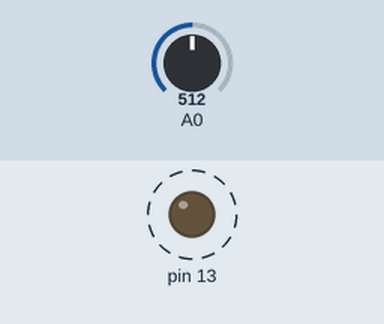
Recording of a sketch running on a simulated Arduino Uno, built with avr-gcc and run on an emulated ATmega328P. Shown: output pins drawn as LEDs (lit = HIGH). Dashed ring = blinking. The inputs (shaded band) are chosen by the test bench; at power-on: A0 = 512. What the sketch prints to the serial monitor is not drawn.

Above: at 0.1 s.
Timing chart, 0 to 3.0 s (numbered marks = the images above):
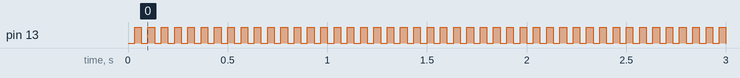

Measured:
- by itself, pin 13: alternates HIGH for 0.03 s and LOW for 0.03 s

The sketch:

emeter.ino
```cpp
#include <TimerOne.h>

volatile bool v_bSignal = false;
volatile long v_nTotal = 0;
volatile long v_nTicks = 0;
volatile long v_nDbgLastLen = 0;
volatile long v_nDbgSnr = 0;

void ProcessSample( long nValue )
{
	#define TOFIXED(a) ((a)<<10)
	#define FROMFIXED(a) ((a)>>10)

	static long nLastVal = 0;
	static long x=0;
	static long nFloatAvg = 0;
	static long nFloatMin = 0;
	const long nFactor = 240;
	const long nFactorMin = 240;
	const long nFactorCharge = 240;
	const long nFactorDischarge = 252;
	static long nCounter = -1;
	static long nTotal = 0;

	static long nSnr = 0;
	static long nRising = 0;

	v_nTicks++;
	// ---

	if ( nFloatAvg == 0 )
		nFloatAvg = TOFIXED(nValue);
	else
	{
		if ( nValue > TOFIXED(nFloatAvg) )
			nFloatAvg = ( nFloatAvg * nFactorCharge + TOFIXED(nValue) * (256-nFactorCharge) ) / 256;
		else
			nFloatAvg = ( nFloatAvg * nFactorDischarge + TOFIXED(nValue) * (256-nFactorDischarge) ) / 256;
	}

	bool bSignal = FROMFIXED(nFloatAvg) > nValue + 15;
	//tmp_nFloatAvg = nFloatAvg;

	v_bSignal = bSignal;

	static bool bLastSignal = false;

	if ( bSignal )
	{
		if (nFloatMin == 0 )
			nFloatMin = TOFIXED(nValue);
		else
			nFloatMin = ( nFloatMin * nFactorMin + TOFIXED(nValue) * (256-nFactorMin) ) / 256;
	}

	if ( !bSignal && nFloatMin != 0 )
	{
		long nCurSnr = nValue - FROMFIXED(nFloatMin);
		if ( nSnr == 0 )
			nSnr = TOFIXED(nCurSnr);
		else
			nSnr = ( nSnr * nFactor + TOFIXED(nCurSnr) * (256-nFactor) ) / 256;
		v_nDbgSnr = FROMFIXED(nSnr);
	}

	if ( nCounter != -1 )
		nCounter++;

	if ( bSignal && !bLastSignal )
	{
		nRising = millis();
		nCounter = 0;
	}

	if ( !bSignal && bLastSignal )
	{
		v_nDbgLastLen = millis() - nRising;
		if ( nCounter >= 3 && nCounter < 15 )
		{
			/*
			Serial.print("pulse len=");
			Serial.print(nCounter, DEC);
			Serial.print("\n");
			*/
			nTotal++;
			v_nTotal = nTotal;
		} else
		{
			long nTick = millis();
			Serial.print("invalid signal! len=");
			Serial.print(nCounter, DEC);
			Serial.print(" (");
			Serial.print(nTick-nRising, DEC);
			Serial.print("ms)\n");
		}
	}

	bLastSignal = bSignal;
	nLastVal = nValue;
}


void setup()
{
  Serial.begin(9600);
  Serial.print("Boot...\n");

  pinMode(13, OUTPUT);
  pinMode(A0, INPUT);

  int nFreq = 30;
  Timer1.initialize(1000000UL / nFreq); // [us]
  Timer1.attachInterrupt( timerIsr );
}

void loop()
{
	v_nTicks = 0;
	delay(1000);
	Serial.print(" lastlen=");
	Serial.print(v_nDbgLastLen);
	Serial.print(" snr=");
	Serial.print(v_nDbgSnr);
	Serial.print(" calls=");
	Serial.print(v_nTicks);
	Serial.print(" pulses=");
	Serial.print(v_nTotal);
	Serial.print("\n");

	v_nDbgLastLen = 0;
	v_nDbgSnr = 0;
}

void timerIsr()
{
    // Toggle LED
    digitalWrite( 13, digitalRead( 13 ) ^ 1 );
	ProcessSample( analogRead(A0) );
}
```
